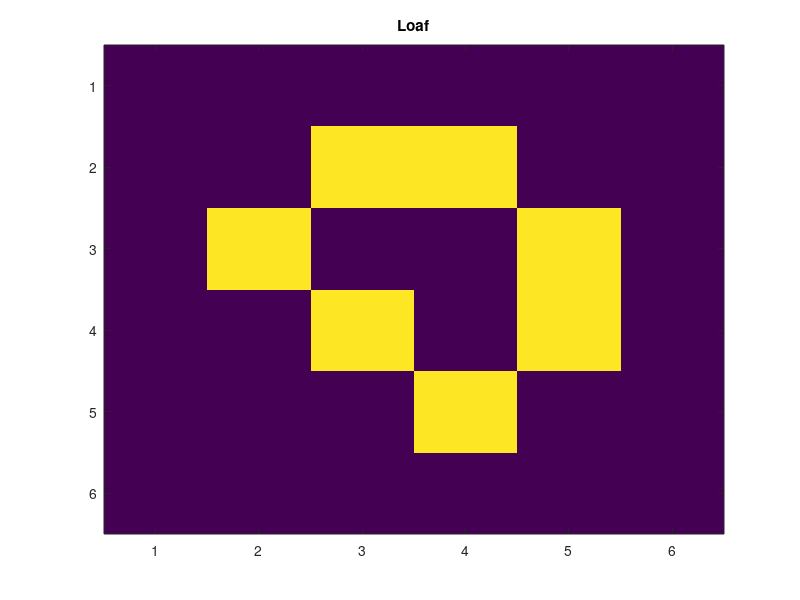

Recreate this plot in MATLAB. (Note: this script raises an error after producing the figure.)
function GamaOfLife

clear
close all
clc

% grid size
x = 6;
y = 6;

% initial table (make initial table determining live cells at t=0
Table = zeros(x,y);
idx1 = 9; Table(idx1) = 1; idx2 = 14; Table(idx2) = 1; idx3 = 23; Table(idx3) = 1;
idx4 = 20; Table(idx4) = 1; idx5 = 27; Table(idx5) = 1;idx6 = 16; Table(idx6) = 1;
idx7 = 28; Table(idx7) = 1;
ShowTable(Table);

% rules
while (1)
    % next generation
    TableNew = FindNeighbour_apdate(Table);
    % update
    Table = TableNew;
    % display
    ShowTable(Table);
end

end

function TNew = FindNeighbour_apdate(Table)
% periodic boundary pondition
t_NEXT = zeros(size(Table)+2);
t_NEXT(2:end-1, 2:end-1) = Table;
t_NEXT(1, 2:end-1) = Table(end, :);
t_NEXT(end, 2:end-1) = Table(1, :);
t_NEXT(2:end-1, 1) = Table(:, end);
t_NEXT(2:end-1, end) = Table(:, 1);
% four corners
t_NEXT(1, 1) = Table(end, end);
t_NEXT(1, end) = Table(end, 1);
t_NEXT(end, 1) = Table(1, end);
t_NEXT(end, end) = Table(1, 1);
[x,y] = size(Table);
TNew = zeros(size(Table));

% update loop
n = 0;
for j = 2:y+1
    for i = 2:x+1
        n = n + 1;
        count = sum(sum(t_NEXT(i-1:i+1, j-1:j+1))) - Table(n);
        
        % rule 1: any live cell with fewer than two live neighbours dies.
        if (Table(n) == 1) && (count < 2)
            TNew(n) = 0;
        end
        
        % rule 2: any live cell with two or three live neighbours remains alive to the next generation.
        if (Table(n) == 1) && ((count == 2) || (count == 3));
            TNew(n) = 1;
        end
        
        % rule 3: any live cell with more than three live neighbours dies.
        if (Table(n) == 1) && (count > 3);
            TNew(n) = 0;
        end
        % rule 4: any dead cell with exactly three live neighbours becomes a live cell.
        if (Table(n) == 0) && (count == 3);
            TNew(n) = 1;
        end
    end
end

end

function ShowTable(Table)
%displays game of life table at each generation update 
imagesc(Table); caxis([0 1]);
t=title('Loaf','Color','black');
t.FontSize = 12;
t.FontAngle = 'italic';
colormap(flipud(gray)); axis off; axis equal;
pause(3); drawnow
end



